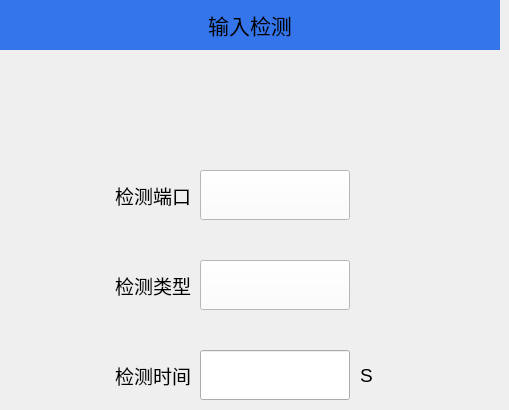
   <widget class="QWidget" name="page_25">
    <widget class="QLabel" name="label_38">
     <property name="geometry">
      <rect>
       <x>0</x>
       <y>0</y>
       <width>500</width>
       <height>50</height>
      </rect>
     </property>
     <property name="minimumSize">
      <size>
       <width>500</width>
       <height>50</height>
      </size>
     </property>
     <property name="maximumSize">
      <size>
       <width>500</width>
       <height>50</height>
      </size>
     </property>
     <property name="font">
      <font>
       <pointsize>16</pointsize>
      </font>
     </property>
     <property name="styleSheet">
      <string notr="true">QLabel{background-color:#3475EB;}</string>
     </property>
     <property name="text">
      <string>输入检测</string>
     </property>
     <property name="alignment">
      <set>Qt::AlignCenter</set>
     </property>
    </widget>
    <widget class="QLabel" name="label_147">
     <property name="geometry">
      <rect>
       <x>60</x>
       <y>170</y>
       <width>131</width>
       <height>51</height>
      </rect>
     </property>
     <property name="font">
      <font>
       <pointsize>14</pointsize>
      </font>
     </property>
     <property name="text">
      <string>检测端口</string>
     </property>
     <property name="alignment">
      <set>Qt::AlignRight|Qt::AlignTrailing|Qt::AlignVCenter</set>
     </property>
    </widget>
    <widget class="QLabel" name="label_148">
     <property name="geometry">
      <rect>
       <x>60</x>
       <y>350</y>
       <width>131</width>
       <height>51</height>
      </rect>
     </property>
     <property name="font">
      <font>
       <pointsize>14</pointsize>
      </font>
     </property>
     <property name="text">
      <string>检测时间</string>
     </property>
     <property name="alignment">
      <set>Qt::AlignRight|Qt::AlignTrailing|Qt::AlignVCenter</set>
     </property>
    </widget>
    <widget class="QLineEdit" name="Edit_InputDetectTime">
     <property name="geometry">
      <rect>
       <x>200</x>
       <y>350</y>
       <width>150</width>
       <height>50</height>
      </rect>
     </property>
     <property name="minimumSize">
      <size>
       <width>150</width>
       <height>50</height>
      </size>
     </property>
     <property name="maximumSize">
      <size>
       <width>150</width>
       <height>50</height>
      </size>
     </property>
     <property name="font">
      <font>
       <pointsize>14</pointsize>
      </font>
     </property>
    </widget>
    <widget class="QLabel" name="label_149">
     <property name="geometry">
      <rect>
       <x>60</x>
       <y>260</y>
       <width>131</width>
       <height>51</height>
      </rect>
     </property>
     <property name="font">
      <font>
       <pointsize>14</pointsize>
      </font>
     </property>
     <property name="text">
      <string>检测类型</string>
     </property>
     <property name="alignment">
      <set>Qt::AlignRight|Qt::AlignTrailing|Qt::AlignVCenter</set>
     </property>
    </widget>
    <widget class="QLabel" name="label_150">
     <property name="geometry">
      <rect>
       <x>360</x>
       <y>350</y>
       <width>51</width>
       <height>51</height>
      </rect>
     </property>
     <property name="font">
      <font>
       <pointsize>14</pointsize>
      </font>
     </property>
     <property name="text">
      <string>S</string>
     </property>
    </widget>
    <widget class="QPushButton" name="Btn_InputDetectPort">
     <property name="geometry">
      <rect>
       <x>200</x>
       <y>170</y>
       <width>150</width>
       <height>50</height>
      </rect>
     </property>
     <property name="minimumSize">
      <size>
       <width>150</width>
       <height>50</height>
      </size>
     </property>
     <property name="maximumSize">
      <size>
       <width>150</width>
       <height>50</height>
      </size>
     </property>
     <property name="font">
      <font>
       <pointsize>14</pointsize>
      </font>
     </property>
     <property name="styleSheet">
      <string notr="true">background-color:white;</string>
     </property>
     <property name="text">
      <string/>
     </property>
    </widget>
    <widget class="QPushButton" name="Btn_InputDetectType">
     <property name="geometry">
      <rect>
       <x>200</x>
       <y>260</y>
       <width>150</width>
       <height>50</height>
      </rect>
     </property>
     <property name="minimumSize">
      <size>
       <width>150</width>
       <height>50</height>
      </size>
     </property>
     <property name="maximumSize">
      <size>
       <width>150</width>
       <height>50</height>
      </size>
     </property>
     <property name="font">
      <font>
       <pointsize>14</pointsize>
      </font>
     </property>
     <property name="styleSheet">
      <string notr="true">background-color:white;</string>
     </property>
     <property name="text">
      <string/>
     </property>
    </widget>
   </widget>
